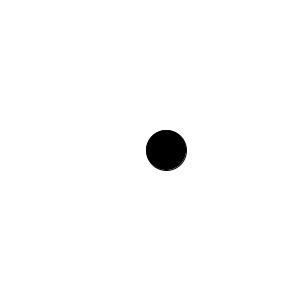
Frame 1 (no input)
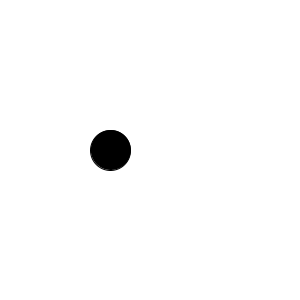
Frame 60 (the mouse pressed at the canvas centre just before this capture)
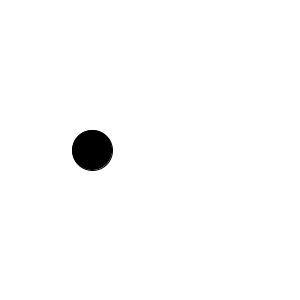
Frame 120 (the mouse held since frame 60 and released just before this capture)

The Processing sketch that drew these frames (run headless with seeded random() and noise(); from frame 60 on, the mouse is pressed at the canvas centre):

// Processing sketch: Noise_ball
// ── Noise_ball.pde
/* The Nature of Code
Daniel Shiffman*/
float t=0;
void setup(){
  
  size(300, 300);
  
  
}

void draw(){
  background(255);
  fill(0);
  t+=0.1;
  float x= noise(t);
  x= map(x, 0, 1, 0, width);
  ellipse(x, height/2, 40, 40);
}
